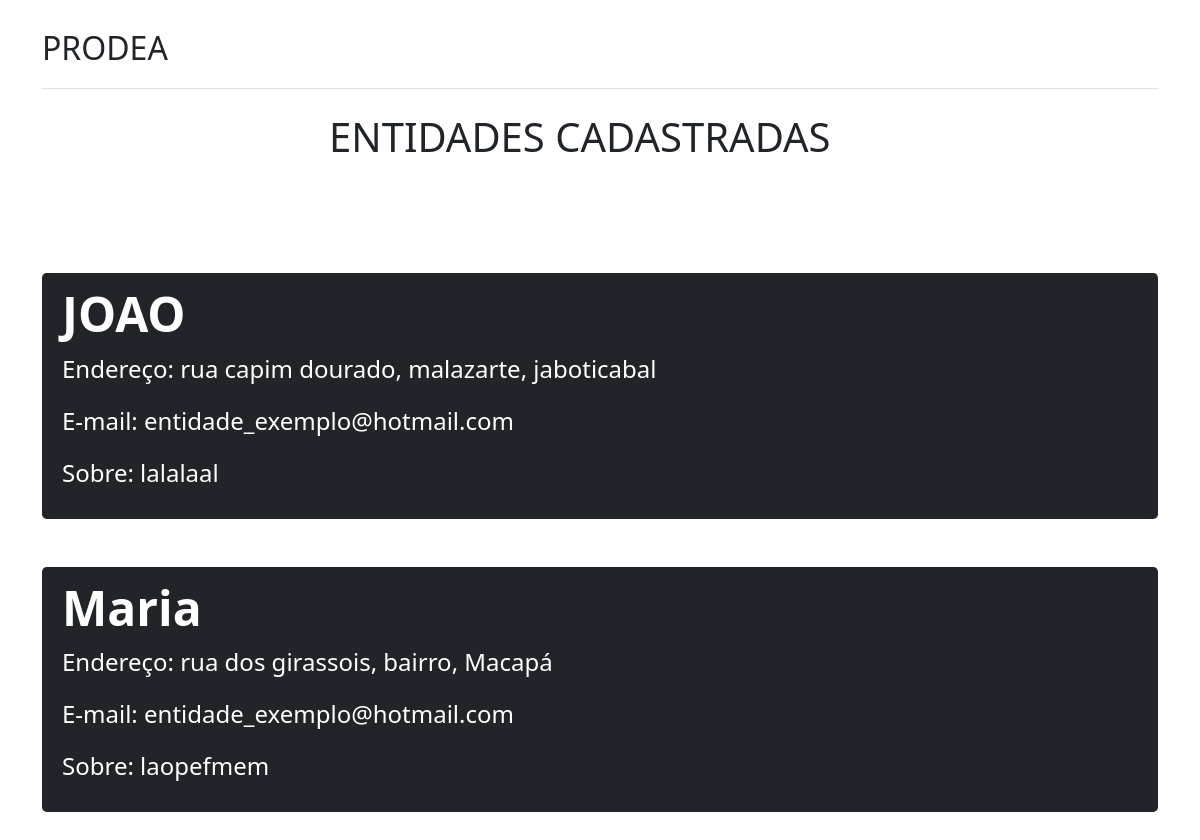
Before: /teste with the older database file.
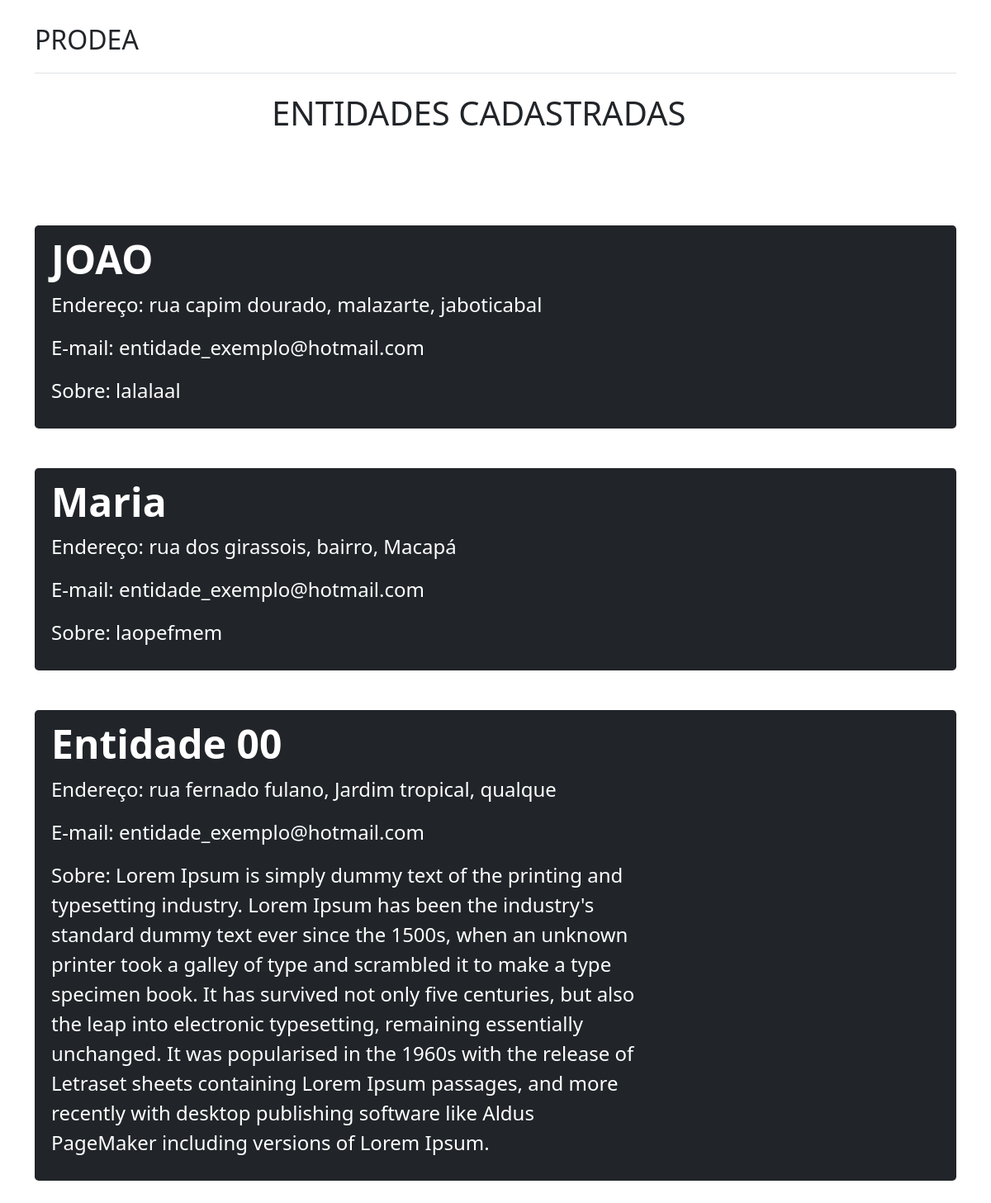
After: the same page with the newer database file.
### app/models/tables.py (models this page shows, shortened)
class entity(db.Model):
    __tablename__ = "entity"
    nome = db.Column(db.String, primary_key = True, unique = True)
    cnpj = db.Column(db.String)
    rua = db.Column(db.String)
    bairro = db.Column(db.String)
    cidade = db.Column(db.String)
    cep = db.Column(db.String)
    sobre = db.Column(db.String)

### app/controllers/default.py (the view)
@app.route('/teste', methods=["POST", "GET"])
def teste():
    entidades = entity.query.all()
    return render_template("lista.html", entidades=entidades)

### app/templates/lista.html (shortened to what this page needs)
{% extends 'teste.html'%}
{% block content %}
<main class="px-3">
    <div class="   col-md-6 offset-md-3">
      <h1>ENTIDADES CADASTRADAS</h1>
    </div>
</main>
<div class = "p-5">
</div>
{% for entity in entidades %}
<div class="p-2 mb-5 bg-dark rounded-3">
    <div class="container-fluid py-1 ">
        <h5 class="display-5 fw-bold text-white">{{ entity.nome }}</h5>
        <p class="col-md-8 fs-4 text-white">Endereço: {{ entity.rua}}, {{entity.bairro}}, {{entity.cidade}}</p>
        <p class="col-md-8 fs-4 text-white">E-mail: entidade_exemplo@hotmail.com</p>
        <p class="col-md-8 fs-4 text-white">Sobre: {{entity.sobre}}</p></p>
    </div>
</div>
{% endfor%}
{% endblock %}

### app/templates/teste.html (shortened to what this page needs)
<html lang="pt-br">
  <head>
<link href="{{ url_for('static', filename='css/bootstrap.min.css')}}" rel="stylesheet">
  </head>
  <body>
<main>
  <div class="container py-4">
    <header class="pb-3 mb-4 border-bottom">
      <a href="/" class="d-flex align-items-center text-dark text-decoration-none">
        <span class="fs-2">PRODEA</span>
      </a>
    </header>
    {% block content %}
    {% endblock %}
  </body>
</html>

Changed rows visible on the page:
added entity: nome "Entidade 00", rua "rua fernado fulano", bairro "Jardim tropical", cidade "qualque", sobre "Lorem Ipsum is simply dummy text of the printing and typesetting industry. Lorem Ipsum has been the industry's standard dummy text ever since the 1500s, when an unknown printer took a galley of type and scrambled it to make a type specimen book. It has survived not only five centuries, but also the leap into electronic typesetting, remaining essentially unchanged. It was popularised in the 1960s with the release of Letraset sheets containing Lorem Ipsum passages, and more recently with desktop publishing software like Aldus PageMaker including versions of Lorem Ipsum."
